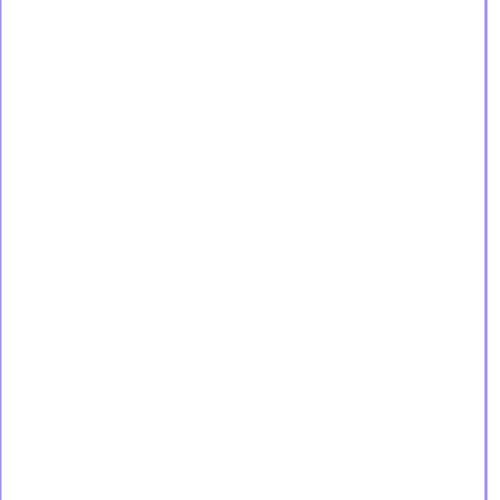
Frame 1 (no input)
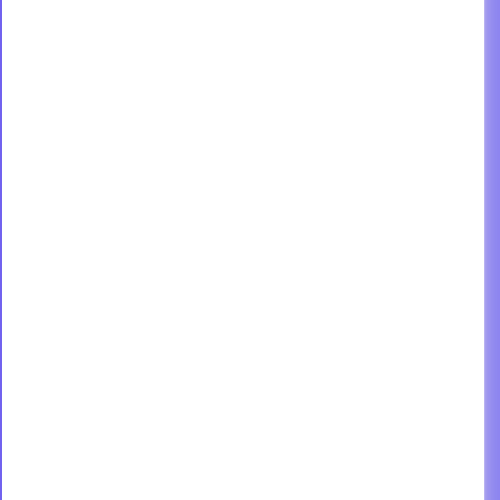
Frame 60 (no input)
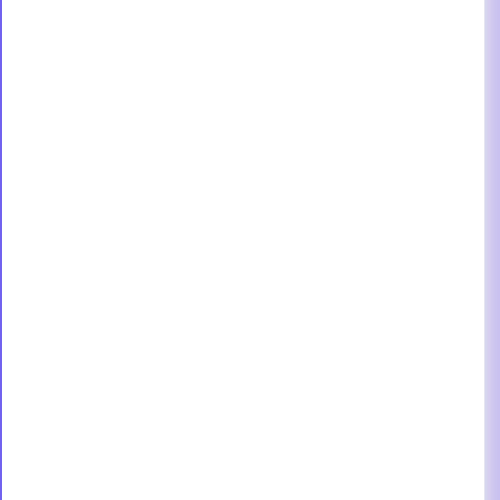
Frame 120 (the mouse pressed at the canvas centre since frame 60)

The p5.js sketch that drew these frames (run headless with seeded random() and noise() and a simulated clock; from frame 60 on, the mouse is pressed at the canvas centre):

// p5.js sketch
// ── sketch.js
var xx0 = 0;
var xx1 = 0;
var xx2 = 0;
var xx3 = 0;
//var x4 = 0;

let div;
let canvas;
let para;

var speed = 0.002;

function setup() {
  div = createDiv('');
  div.addClass('myCircle');
  div.size(windowWidth,windowHeight);
  
  canvas = createCanvas(500, 500);
  canvas.parent(div);
  
  para = createP('Emo Sculpting');
  para.parent(div);
  para.style('font-size', '36px');
  para.style('color', 'white');
  para.style('margin-bottom', '10px');
  
  para2 = createP('Use the sliders to create a sculpture of your true emotion.');
  para2.parent(div);
  para2.style('font-size', '18px');
  para2.style('color', 'white');
  para2.style('margin-bottom', '50px');
  
  stroke('rgba(113, 97, 239, 0.7)');
  strokeWeight(3);
  noFill();

  //createSlider(min, max, [value], [step])
 
  
  sliderfull = createDiv('');
  sliderfull.addClass('sliderfull');
  sliderfull.parent(div);
  
  sliderfull2 = createDiv('');
  sliderfull2.addClass('sliderfull');
  sliderfull2.parent(div);
  
  sliderfull3 = createDiv('');
  sliderfull3.addClass('sliderfull');
  sliderfull3.parent(div);
  
  sliderfull4 = createDiv('');
  sliderfull4.addClass('sliderfull');
  sliderfull4.parent(div);
  
  s0p = createP('Anticipation');
  s0p.parent(sliderfull);
  s0p.addClass('emo-subheading');
  slider0 = createSlider(0, width, 0.5*width);
  slider0.parent(sliderfull);
  s1p = createP('Surprise');
  s1p.parent(sliderfull);
  s1p.addClass('emo-subheading');
  
  s0p = createP('Distrust');
  s0p.parent(sliderfull2);
  s0p.addClass('emo-subheading');
  slider1 = createSlider(0, width, 0.5*width);
  slider1.parent(sliderfull2);
  s1p = createP('Trust');
  s1p.parent(sliderfull2);
  s1p.addClass('emo-subheading');
  
  s0p = createP('Sadness');
  s0p.parent(sliderfull3);
  s0p.addClass('emo-subheading');
  slider2 = createSlider(0, width, 0.5*width);
  slider2.parent(sliderfull3)
  s1p = createP('Joy');
  s1p.parent(sliderfull3);
  s1p.addClass('emo-subheading');
  
  s0p = createP('Fear');
  s0p.parent(sliderfull4);
  s0p.addClass('emo-subheading');
  slider3 = createSlider(0, width, 0.5*width);
  slider3.parent(sliderfull4)
  s1p = createP('Anger');
  s1p.parent(sliderfull4);
  s1p.addClass('emo-subheading');
  
  
  slider0.input(update);
  slider1.input(update);
  slider2.input(update);
  slider3.input(update);
  slider0.addClass("mySliders");
  slider1.addClass("mySliders");
  slider2.addClass("mySliders");
  slider3.addClass("mySliders");
  
  //circle(windowWidth/2, windowHeight/2, windowHeight/2);
  
  }

function update() {
  	// get the value of the slider 0
  	var value = slider0.value();
  	// the x position is set to value
	xx0 = value;
  
  // get the value of the slider 1
  	var value = slider1.value();
  	// the x position is set to value
	xx1 = value;
  
  // get the value of the slider 2
  	var value = slider2.value();
  	// the x position is set to value
	xx2 = value;
  
  // get the value of the slider 3
  	var value = slider3.value();
  	// the x position is set to value
	xx3 = value;
}

function draw() {
  background('rgba(244, 237, 221, 0.01)');
  //beginShape();
  //curveVertex(x0,50);
  //curveVertex(x0,50);
  //curveVertex(x1,200);
  //curveVertex(x2,350);
  //curveVertex(x3,500);
  //curveVertex(x4,650);
  //curveVertex(x4,650);
  //endShape();
  
  var x1 = getNoiseValue(xx0);
  var x2 = getNoiseValue(xx1);
  var x3 = getNoiseValue(xx2);
  var x4 = getNoiseValue(xx3);
  var y1 = 0;
  var y2 = windowHeight*0.3;
  var y3 = windowHeight*0.6;
  var y4 = windowHeight;
  
  bezier(x1, y1, x2, y2, x3, y3, x4, y4);
  
  var x1 = getNoiseValue(width - xx0);
  var x2 = getNoiseValue(width - xx1);
  var x3 = getNoiseValue(width - xx2) ;
  var x4 = getNoiseValue(width - xx3);
  var y1 = 0;
  var y2 = windowHeight*0.3;
  var y3 = windowHeight*0.6;
  var y4 = windowHeight;
  
  fill('rgba(183, 156, 237, 0.01)');
  bezier(x1, y1, x2, y2, x3, y3, x4, y4);

}

function getNoiseValue(val){
    return (val*3) * noise(frameCount * speed + width);
}
// ── style.css
html, body {
  margin: 0;
  padding: 0;
}

/* From here on it's styling the sliders */
canvas {
  border-radius: 5000px;
}

/* Styles the whole slider */
.mySliders{
  background-color: transparent;
  /* Removes some defaults */
  -webkit-appearance: none;
}


/* These styles affect what happens when the cursor is focused on the slider (i.e. clicking it) */
.mySliders:focus {
  
  /* Stops the default outline showing up */
  outline: none;
}

/* This is the "track" that the slider sits on  */
.mySliders::-webkit-slider-runnable-track {
  background: rgba(255, 255, 255, 0.1);
  height: 1px;
  -webkit-appearance: none;
  
  /* Turns the cursor into the hand pointer icon when hovering over the slider  */
  cursor: pointer;
  
}

/* This is the moveable bit of the slider, known as the "thumb"*/
.mySliders::-webkit-slider-thumb {
  width: 15px;
  height: 15px;
  background: #5500cc;
  cursor: pointer;
  -webkit-appearance: none;
  
  /* negative top padding moves it up */
  margin-top: -6px;

  
  /* Border radius gives rounded corners, if they're big enough, you end up with circles */
  border-radius: 8px;
  
}

.myCircle{
  background-color: RGB(22, 22, 22); 
  text-align: center;
  padding: 20px;
}

.sliderfull {
  display: grid; 
  grid-template-columns: repeat(3, 1fr);
  grid-gap: 10px;
  grid-auto-rows: 40px;

  align-items: center;

}

.emo-subheading {
  color: #ffffff;
  font-family: Helvetica;
  font-weight: 300;
}
